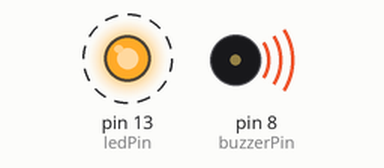
Simulated run of this sketch. Board: Arduino Uno, built with avr-gcc and run on an emulated ATmega328P. On the bench: output pins drawn as LEDs (lit = HIGH), buzzer (waves = sounding). Dashed ring = blinking.

Above: at 0.15 s.
Timing chart, 0 to 3.0 s (numbered marks = the images above):
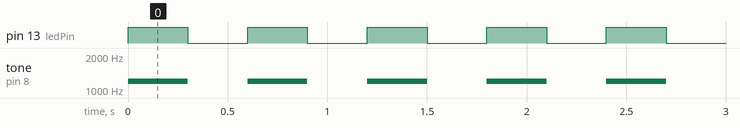

The sketch:

Combined_LED_+_Buzzer_Alarm.ino
```cpp
const int ledPin = 13;
const int buzzerPin = 8;


void setup() {
pinMode(ledPin, OUTPUT);
pinMode(buzzerPin, OUTPUT);
}


void loop() {
digitalWrite(ledPin, HIGH);
tone(buzzerPin, 1200);
delay(300);


digitalWrite(ledPin, LOW);
noTone(buzzerPin);
delay(300);
}
```

Measured:
- by itself, pin 13 (ledPin): alternates HIGH for 0.30 s and LOW for 0.30 s
- by itself, tone on pin 8 (buzzerPin): alternates 1200 Hz for 0.30 s and silent for 0.30 s
